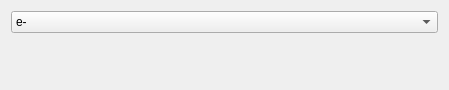
<?xml version="1.0" encoding="UTF-8"?>
<ui version="4.0">
 <class>Form</class>
 <widget class="QWidget" name="Form">
  <property name="geometry">
   <rect>
    <x>0</x>
    <y>0</y>
    <width>449</width>
    <height>90</height>
   </rect>
  </property>
  <property name="sizePolicy">
   <sizepolicy hsizetype="Minimum" vsizetype="Minimum">
    <horstretch>0</horstretch>
    <verstretch>0</verstretch>
   </sizepolicy>
  </property>
  <property name="windowTitle">
   <string>Form</string>
  </property>
  <layout class="QGridLayout" name="gridLayout">
   <item row="0" column="0">
    <widget class="QComboBox" name="particles_type">
     <item>
      <property name="text">
       <string>e-</string>
      </property>
     </item>
     <item>
      <property name="text">
       <string>e+</string>
      </property>
     </item>
    </widget>
   </item>
   <item row="1" column="0">
    <layout class="QHBoxLayout" name="horizontalLayout">
     <item>
      <widget class="QLabel" name="status_1">
       <property name="font">
        <font>
         <pointsize>12</pointsize>
        </font>
       </property>
       <property name="autoFillBackground">
        <bool>false</bool>
       </property>
       <property name="text">
        <string/>
       </property>
      </widget>
     </item>
     <item>
      <widget class="QLabel" name="status_2">
       <property name="font">
        <font>
         <pointsize>12</pointsize>
        </font>
       </property>
       <property name="autoFillBackground">
        <bool>false</bool>
       </property>
       <property name="text">
        <string/>
       </property>
      </widget>
     </item>
     <item>
      <widget class="QLabel" name="status_3">
       <property name="font">
        <font>
         <pointsize>12</pointsize>
        </font>
       </property>
       <property name="text">
        <string/>
       </property>
      </widget>
     </item>
     <item>
      <widget class="QLabel" name="status_4">
       <property name="font">
        <font>
         <pointsize>12</pointsize>
        </font>
       </property>
       <property name="text">
        <string/>
       </property>
      </widget>
     </item>
    </layout>
   </item>
   <item row="2" column="0">
    <spacer name="verticalSpacer">
     <property name="orientation">
      <enum>Qt::Vertical</enum>
     </property>
     <property name="sizeHint" stdset="0">
      <size>
       <width>20</width>
       <height>6</height>
      </size>
     </property>
    </spacer>
   </item>
  </layout>
 </widget>
 <resources/>
 <connections/>
</ui>
